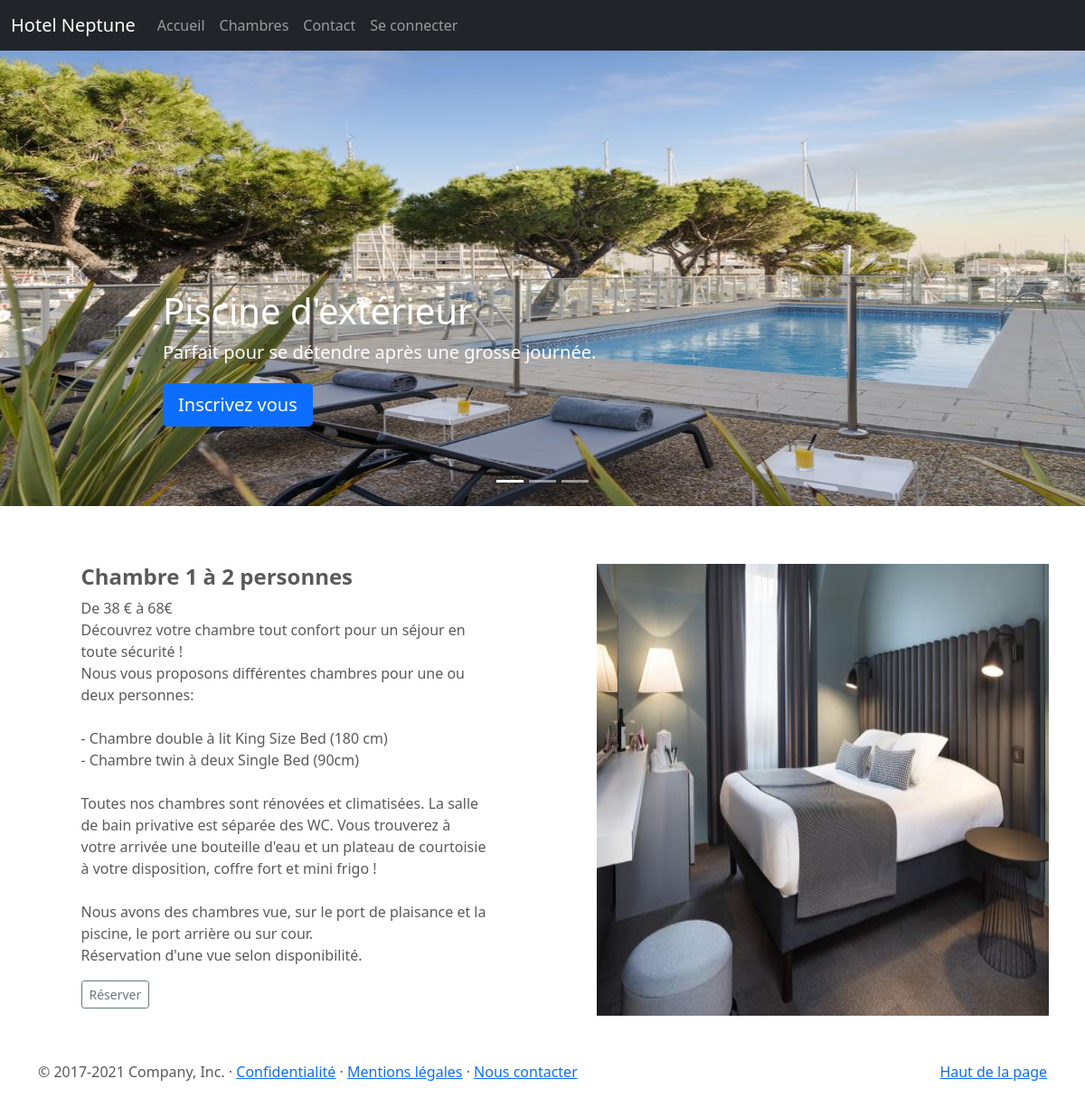
/?page=info1a2p, run on the app's committed database.
### tables this page shows
CREATE TABLE IF NOT EXISTS `info` (
  `ID` int NOT NULL AUTO_INCREMENT,
  `Nom` varchar(150) NOT NULL,
  `Prix` float NOT NULL,
  `Description` text NOT NULL,
  PRIMARY KEY (`ID`)
);

### actions/db.class.php (called while the page is built, shortened)
<?php
class DB{
    private $host ='localhost';
    private $username = 'root';
    private $password = '';
    private $database = 'neptune';
    private $db;
    public function __construct($host = null, $username = null, $password = null, $database = null){
        try{
            $this->db = new PDO('mysql:host='.$this->host.';dbname='.$this->database, $this->username, $this->password, array(PDO::MYSQL_ATTR_INIT_COMMAND => 'SET NAMES UTF8', PDO::ATTR_ERRMODE => PDO::ERRMODE_WARNING));
        }catch(PDOException $e){
            die('<h1>Il y a une erreur avec la connexion à la base de donnée !');
        }
    }
    public function query($sql){
        $req=$this->db->prepare($sql);
        $req->execute();
        return $req->fetchAll(PDO::FETCH_OBJ);
    }
}
?>

### pages/info1a2p.php (the view, shortened to what this page needs)
<?php
$infos = $db->query('SELECT * FROM info where ID = "1"');
?>
<section id="contact">
<?php foreach ($infos as $info): ?>
  <div class="container">
    <div class="row justify-content-around">
      <div class="col-md-5">
          <h4 id="c"><strong><?php echo $info->Nom; ?></strong></h4>
            <p>De 38 € à 68€ <br>
            <?php echo $info->Description; ?></p>
        <form>
          <a href="?page=connecter" class="btn btn-sm btn-outline-secondary">Réserver</a>
        </form>
      </div>
      <div class="col-lg-5">
        <img id="img" src="./Admin/membres/avatars/chambre2p.jpg" alt="" width="500px" height="500px" >
    </div>
    </div>
  </div>
  <?php endforeach ?>
</section>

### css/carousel.css (style rules this page uses)
body { padding-top: 3rem; padding-bottom: 3rem; color: #5a5a5a; }

### pages/info1a2p.php (style rules this page uses)
#contact { margin-bottom: 50px }

### data on the page
info: Nom "Chambre 1 à 2 personnes", Description "Découvrez votre chambre tout confort pour un séjour en toute sécurité ! Nous vous proposons différentes chambres pour une ou deux personnes: - Chambre double à lit King Size Bed (180 cm) - Chambre twin à deux Single Bed (90cm) Toutes nos chambres sont rénovées et climatisées. La salle de bain privative est séparée des WC. Vous trouverez à votre arrivée une bouteille d'eau et un plateau de courtoisie à votre disposition, coffre fort et mini frigo ! Nous avons des chambres vue, sur le port de plaisance et la piscine, le port arrière ou sur cour. Réservation d'une vue selon disponibilité."
